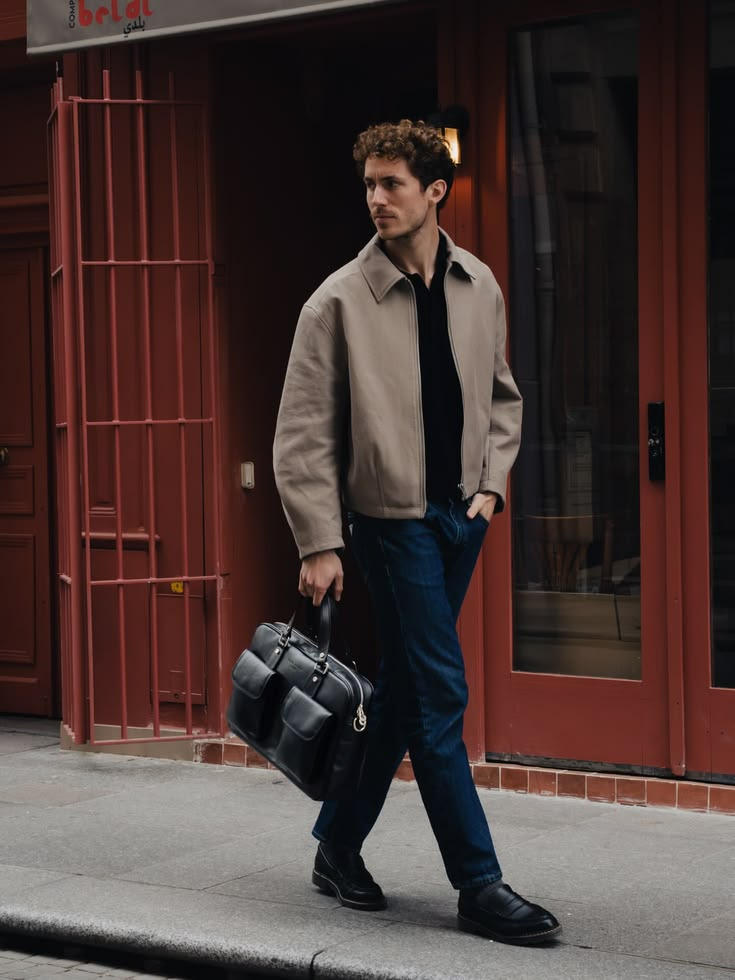
#> input picture ojos2/4.jpg, 735 x 980 px, found by its file name
$ python crop_4_cands.py
#> lines starting #> are read from the running program, lines starting #| are printed output that depends on the picture
import cv2

img = cv2.imread("ojos2/4.jpg")
#> img is the input picture: shape (980, 735, 3); mean B, G, R 52, 54.6, 72.1
if img is not None:
    # Candidate 1: [302, 548, 22, 22]
    c1 = img[548:548+22, 302:302+22]
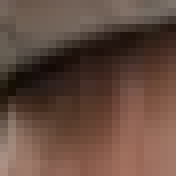
#> c1: shape (22, 22, 3) (shown 8 times larger); mean B, G, R 63.6, 75, 100.4
    cv2.imwrite("C:/Users/JhonOcz/.gemini/antigravity-ide/brain/c571f64c-0dc4-4ab1-9ad3-67b150bd97af/scratch/crop_4_cand1.jpg", c1)

    # Candidate 2: [358, 271, 44, 44]
    c2 = img[271:271+44, 358:358+44]
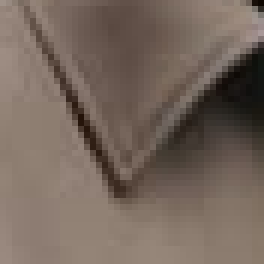
#> c2: shape (44, 44, 3) (shown 6 times larger); mean B, G, R 92.3, 102.3, 117.4
    cv2.imwrite("C:/Users/JhonOcz/.gemini/antigravity-ide/brain/c571f64c-0dc4-4ab1-9ad3-67b150bd97af/scratch/crop_4_cand2.jpg", c2)
    print("Cropped and saved candidates for 4.jpg")
else:
    print("Could not load 4.jpg")

$ run again, with ojos2/2.jpg copied over ojos2/4.jpg
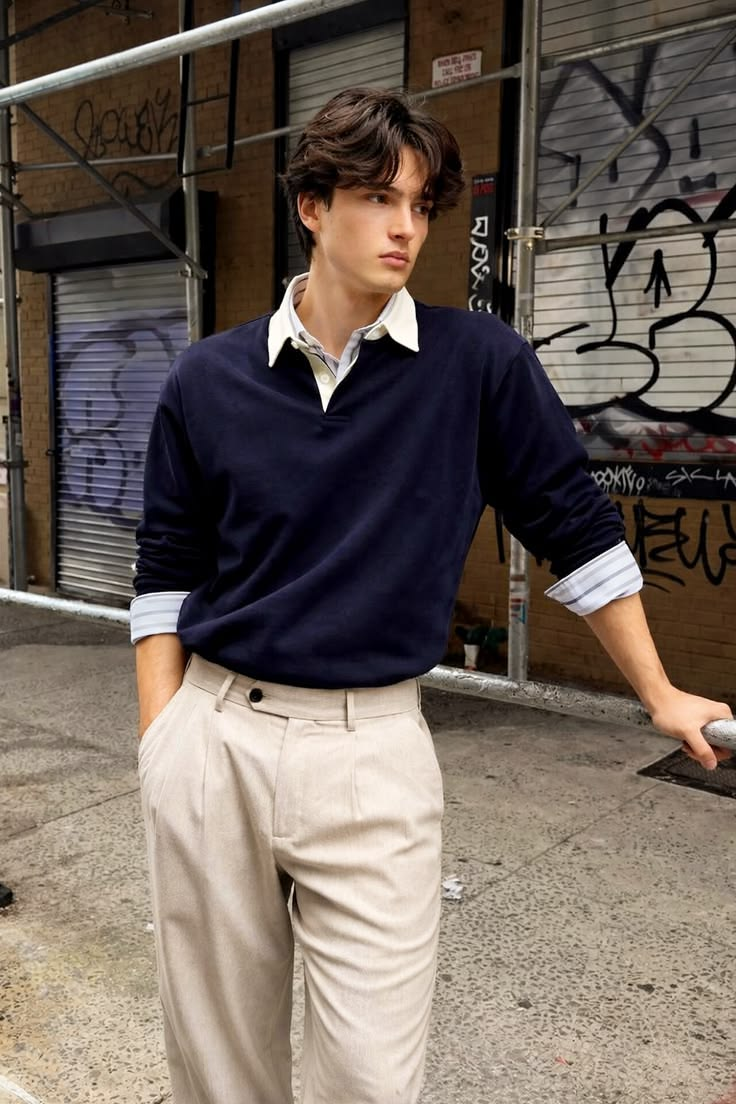
#> input picture ojos2/2.jpg, 736 x 1104 px, found by its file name
#> img is the input picture: shape (1104, 736, 3); mean B, G, R 89.7, 98, 109.7
#> `c1 = img[548:548+22, 302:302+22]`:
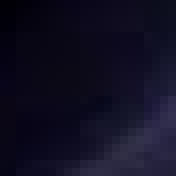
#> c1: shape (22, 22, 3) (shown 8 times larger); mean B, G, R 34, 14.7, 16.7
#> `c2 = img[271:271+44, 358:358+44]`:
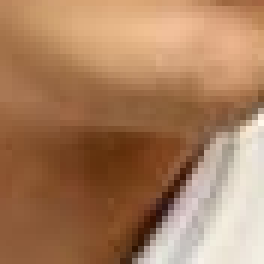
#> c2: shape (44, 44, 3) (shown 6 times larger); mean B, G, R 93.9, 126.3, 168.7

$ run again, with ojos2/3.jpg copied over ojos2/4.jpg
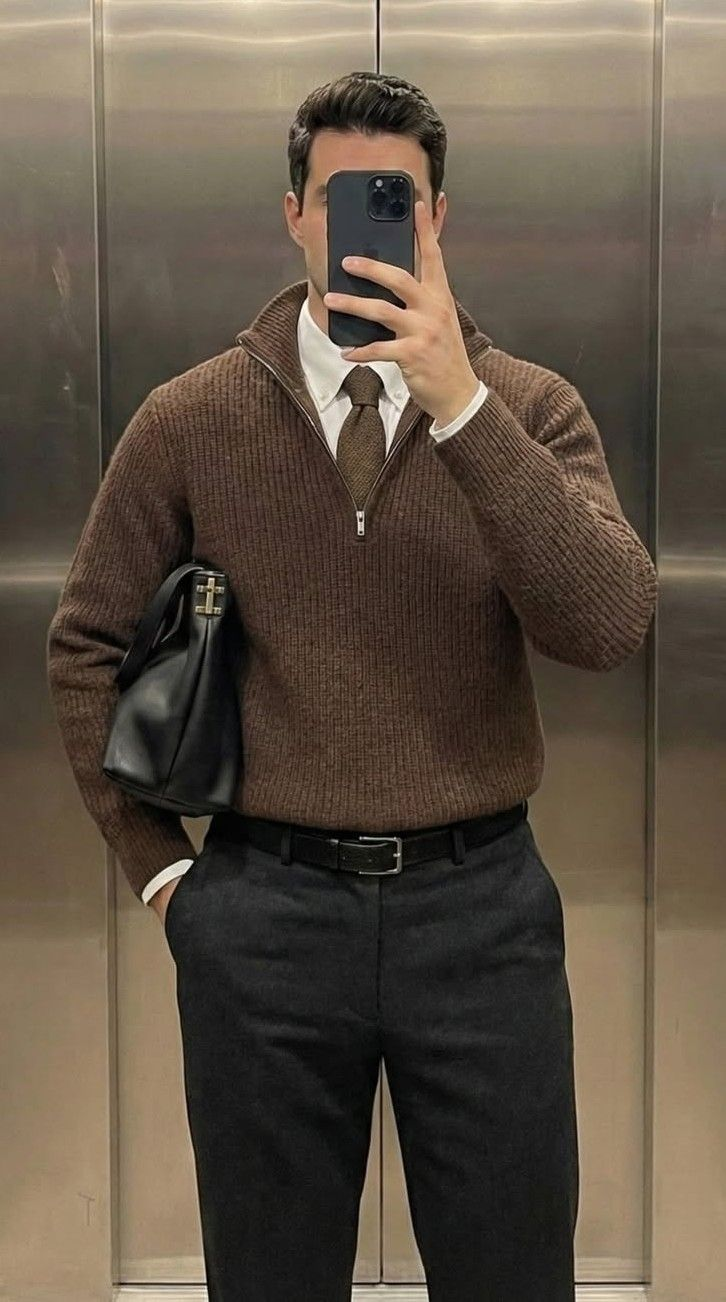
#> input picture ojos2/3.jpg, 726 x 1302 px, found by its file name
#> img is the input picture: shape (1302, 726, 3); mean B, G, R 68.4, 82.2, 94.5
#> `c1 = img[548:548+22, 302:302+22]`:
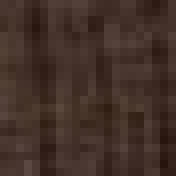
#> c1: shape (22, 22, 3) (shown 8 times larger); mean B, G, R 40.1, 47.9, 66.6
#> `c2 = img[271:271+44, 358:358+44]`:
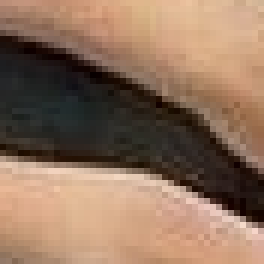
#> c2: shape (44, 44, 3) (shown 6 times larger); mean B, G, R 92.5, 113.3, 142.8
